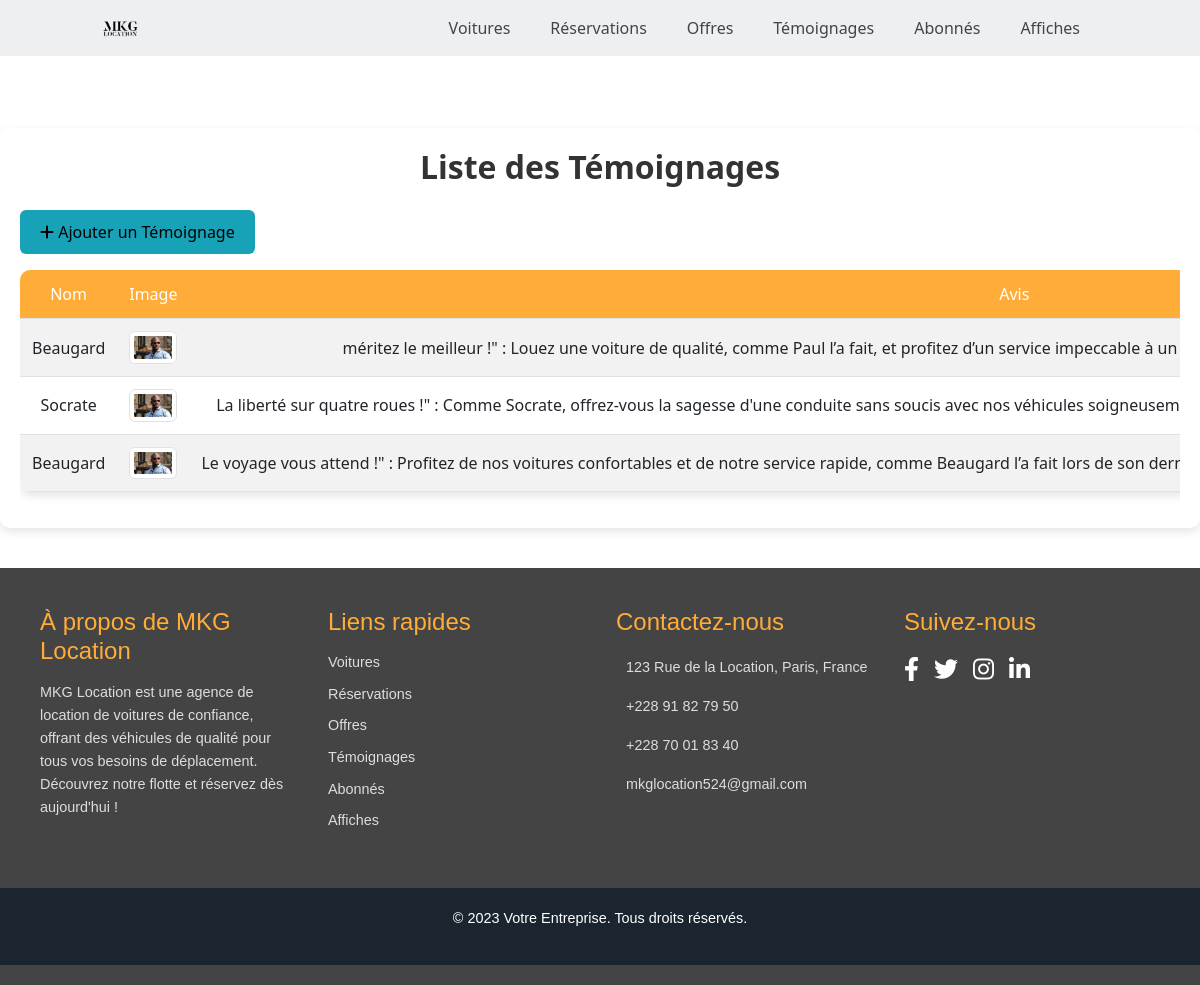
The page /temoignages/ on the database its author committed.
### vehicules/models.py (models this page shows, shortened)
class Temoignage(models.Model):
    nom = models.CharField(max_length=100)  # Nom du client
    image = models.ImageField(upload_to='temoignages/')  # Image du client
    avis = models.TextField()  # Témoignage
    etoiles = models.IntegerField(choices=[(1, '1 étoile'), (2, '2 étoiles'), (3, '3 étoiles'), (4, '4 étoiles'), (5, '5 étoiles')])  # Note sur 5 étoiles

### vehicules/views.py (the view)
# urls.py: path('temoignages/', views.liste_temoignages, name='liste_temoignages'),
def liste_temoignages(request):
    temoignages = Temoignage.objects.all()
    return render(request, 'dashboard/temoignages/liste_temoignages.html', {'temoignages': temoignages})

### vehicules/templates/dashboard/temoignages/liste_temoignages.html (shortened to what this page needs)
{% load static %}
<!DOCTYPE html>
<html lang="fr">
<head>
    <link href="https://cdn.jsdelivr.net/npm/bootstrap@5.3.0/dist/css/bootstrap.min.css" rel="stylesheet">
    <link href="https://cdnjs.cloudflare.com/ajax/libs/font-awesome/6.0.0-beta3/css/all.min.css" rel="stylesheet">
</head>
<body>
    <header class="section">
        <div class="logo">
            <a href="{% url 'dashboard' %}">
                <img src="{% static 'images/logomkg.png' %}" alt="Logo MKG">
            </a>
        </div>
        <div class="navbar-container">
            <ul class="navbar">
                <li><a href="{% url 'liste_voitures' %}">Voitures</a></li>
                <li><a href="{% url 'liste_reservations' %}">Réservations</a></li>
                <li><a href="{% url 'liste_offres' %}">Offres</a></li>
                <li><a href="{% url 'liste_temoignages' %}">Témoignages</a></li>
                <li><a href="{% url 'liste_abonnes' %}">Abonnés</a></li>
                <li><a href="{% url 'liste_affiches' %}">Affiches</a></li>
            </ul>
        </div>
    </header>
    <main>
        <div class="container mt-5">
            <h1 class="mb-4">Liste des Témoignages</h1>
            <a href="{% url 'ajouter_temoignage' %}" class="btn btn-info mb-3">
                <i class="fas fa-plus"></i> Ajouter un Témoignage
            </a>
            <div class="table-responsive">
                <table class="table table-striped table-hover">
                    <thead>
                        <tr>
                            <th>Nom</th>
                            <th>Image</th>
                            <th>Avis</th>
                        </tr>
                    </thead>
                    <tbody>
                        {% for temoignage in temoignages %}
                        <tr>
                            <td>{{ temoignage.nom }}</td>
                            <td>
                                <img src="{{ temoignage.image.url }}" alt="{{ temoignage.nom }}" class="img-thumbnail" width="100">
                            </td>
                            <td>{{ temoignage.avis }}</td>
                        </tr>
                        {% endfor %}
                    </tbody>
                </table>
            </div>
        </div>
    </main>
    <footer class="footer">
        <div class="footer-container">
            <div class="footer-section">
                <h3>À propos de MKG Location</h3>
                <p>MKG Location est une agence de location de voitures de confiance, offrant des véhicules de qualité pour tous vos besoins de déplacement. Découvrez notre flotte et réservez dès aujourd'hui !</p>
            </div>
            <div class="footer-section">
                <h3>Liens rapides</h3>
                <ul>
                    <li><a href="{% url 'liste_voitures' %}">Voitures</a></li>
                    <li><a href="{% url 'liste_reservations' %}">Réservations</a></li>
                    <li><a href="{% url 'liste_offres' %}">Offres</a></li>
                    <li><a href="{% url 'liste_temoignages' %}">Témoignages</a></li>
                    <li><a href="{% url 'liste_abonnes' %}">Abonnés</a></li>
                    <li><a href="{% url 'liste_affiches' %}">Affiches</a></li>
                </ul>
            </div>
           <div class="footer-section">
            <h3>Contactez-nous</h3>
            <ul>
                <li> 123 Rue de la Location, Paris, France</li>
                <li><a href="https://wa.me/22891827950" target="_blank"> +228 91 82 79 50</a></li>
                <li><a href="https://wa.me/22870018340" target="_blank"> +228 70 01 83 40</a></li>
                <li> mkglocation524@gmail.com</li>
            </ul>
        </div>
            <div class="footer-section">
                <h3>Suivez-nous</h3>
                <div class="social-icons">
                    <a href="#"><i class="fab fa-facebook-f"></i></a>
                    <a href="#"><i class="fab fa-twitter"></i></a>
                    <a href="#"><i class="fab fa-instagram"></i></a>
                    <a href="#"><i class="fab fa-linkedin-in"></i></a>
                </div>
            </div>
        </div>
        <div class="copyright">
            <p>&copy; 2023 Votre Entreprise. Tous droits réservés.</p>
        </div>
    </footer>
</body>
</html>

### vehicules/templates/dashboard/temoignages/liste_temoignages.html (style rules this page uses)
header.section { position: fixed; top: 0; left: 0; right: 0; z-index: 1000; display: flex; align-items: center; justify-content: space-between; background: #eeeff1; padding: 15px 100px; transition: background 0.3s ease, padding 0.3s ease; }
.logo img { width: 40px; }
.navbar { display: flex; list-style: none; padding: 0; margin: 0; }
.navbar li { position: relative; }
.navbar a { font-size: 1rem; padding: 10px 20px; color: #444; font-weight: 500; text-decoration: none; }
.navbar a::after { content: ''; width: 0; height: 3px; background: linear-gradient(#fe5b3d, #ffac38); position: absolute; bottom: -4px; left: 0; transition: 0.5s; }
.footer { background: #444; color: #fff; padding: 40px 0 20px; font-family: "Poppins", sans-serif; }
.footer-container { display: grid; grid-template-columns: repeat(auto-fit, minmax(250px, 1fr)); gap: 2rem; padding: 0 40px; max-width: 1200px; margin: 0 auto; }
.footer-section { margin-bottom: 20px; }
.footer-section h3 { font-size: 1.5rem; margin-bottom: 15px; color: #ffac38; }
.footer-section p { font-size: 0.9rem; line-height: 1.6; color: #ddd; }
.footer-section ul { list-style: none; padding: 0; }
.footer-section ul li { margin-bottom: 10px; font-size: 0.9rem; color: #ddd; }
.footer-section ul li a { color: #ddd; text-decoration: none; transition: color 0.3s ease; }
.social-icons { display: flex; gap: 15px; }
.social-icons a { color: #fff; font-size: 1.5rem; transition: color 0.3s ease; }
.copyright { padding: 20px; display: flex; justify-content: center; align-items: center; background: #1a252f; margin-top: 20px; }
.copyright p { color: #fff; font-size: 0.9rem; }
main { padding-top: 80px; padding-bottom: 40px; }
.container { max-width: 100%; margin: 0 auto; padding: 20px; background: #fff; border-radius: 10px; box-shadow: 0 4px 10px rgba(0, 0, 0, 0.1); }
h1 { font-size: 2rem; font-weight: 600; color: #333; text-align: center; margin-bottom: 1.5rem; }
.btn-info { background-color: #17a2b8; border: none; padding: 10px 20px; font-size: 1rem; font-weight: 500; transition: background 0.3s ease; margin-bottom: 1.5rem; }
.table-responsive { overflow-x: auto; }
.table { width: 100%; background-color: #fff; border-radius: 10px; overflow: hidden; box-shadow: 0 4px 10px rgba(0, 0, 0, 0.1); }
.table th, .table td { padding: 12px; vertical-align: middle; text-align: center; white-space: nowrap; }
.table th { background-color: #ffac38; color: #fff; font-weight: 500; }
.table-striped tbody tr:nth-of-type(odd) { background-color: rgba(255, 172, 56, 0.05); }

### rows shown on the page
Temoignage: nom "Beaugard", image (picture), avis "méritez le meilleur !\" : Louez une voiture de qualité, comme Paul l’a fait, et profitez d’un service impeccable à un…"
Temoignage: nom "Socrate", image (picture), avis "La liberté sur quatre roues !\" : Comme Socrate, offrez-vous la sagesse d'une conduite sans soucis avec nos véhicules…"
Temoignage: nom "Beaugard", image (picture), avis "Le voyage vous attend !\" : Profitez de nos voitures confortables et de notre service rapide, comme Beaugard l’a fait lors de son…"
